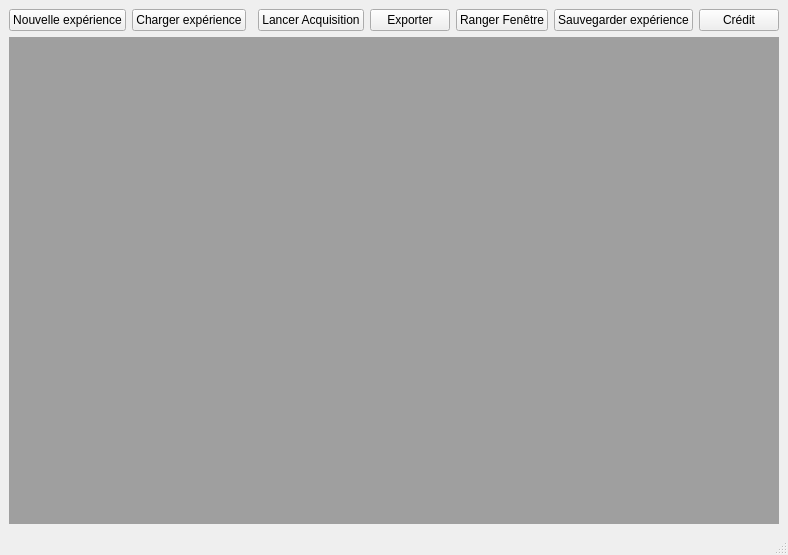
<?xml version="1.0" encoding="UTF-8"?>
<ui version="4.0">
 <class>MainWindow</class>
 <widget class="QMainWindow" name="MainWindow">
  <property name="geometry">
   <rect>
    <x>0</x>
    <y>0</y>
    <width>782</width>
    <height>555</height>
   </rect>
  </property>
  <property name="windowTitle">
   <string>GrovExAO</string>
  </property>
  <widget class="QWidget" name="centralwidget">
   <layout class="QGridLayout" name="gridLayout_2">
    <item row="1" column="0" colspan="11">
     <layout class="QGridLayout" name="gridLayout">
      <item row="0" column="0">
       <widget class="QMdiArea" name="mdiArea"/>
      </item>
     </layout>
    </item>
    <item row="0" column="0" colspan="2">
     <widget class="QPushButton" name="btNouvelleExperience">
      <property name="text">
       <string>Nouvelle expérience</string>
      </property>
     </widget>
    </item>
    <item row="0" column="10">
     <widget class="QPushButton" name="btCredit">
      <property name="text">
       <string>Crédit</string>
      </property>
     </widget>
    </item>
    <item row="0" column="7">
     <widget class="QPushButton" name="btRangerFenetre">
      <property name="text">
       <string>Ranger Fenêtre</string>
      </property>
      <property name="icon">
       <iconset>
        <normaloff>../../../image/Drapeau-France-150-x-90-cm.jpg</normaloff>
        <normalon>../../../image/sticker-drapeau-anglais.jpg</normalon>
        <disabledoff>../../../image/Drapeau-France-150-x-90-cm.jpg</disabledoff>
        <disabledon>../../../image/sticker-drapeau-anglais.jpg</disabledon>
        <selectedoff>../../../image/Drapeau-France-150-x-90-cm.jpg</selectedoff>
        <selectedon>../../../image/sticker-drapeau-anglais.jpg</selectedon>../../../image/Drapeau-France-150-x-90-cm.jpg</iconset>
      </property>
     </widget>
    </item>
    <item row="0" column="8" colspan="2">
     <widget class="QPushButton" name="BtSauvegarder">
      <property name="text">
       <string>Sauvegarder expérience</string>
      </property>
     </widget>
    </item>
    <item row="0" column="6">
     <widget class="QPushButton" name="btExporter">
      <property name="text">
       <string>Exporter</string>
      </property>
     </widget>
    </item>
    <item row="0" column="5">
     <widget class="QPushButton" name="btLancerAcquisition">
      <property name="text">
       <string>Lancer Acquisition</string>
      </property>
     </widget>
    </item>
    <item row="0" column="2" colspan="2">
     <widget class="QPushButton" name="btChargerExperience">
      <property name="text">
       <string>Charger expérience</string>
      </property>
     </widget>
    </item>
   </layout>
  </widget>
  <widget class="QMenuBar" name="menubar">
   <property name="geometry">
    <rect>
     <x>0</x>
     <y>0</y>
     <width>782</width>
     <height>21</height>
    </rect>
   </property>
  </widget>
  <widget class="QStatusBar" name="statusbar"/>
 </widget>
 <resources/>
 <connections/>
</ui>
